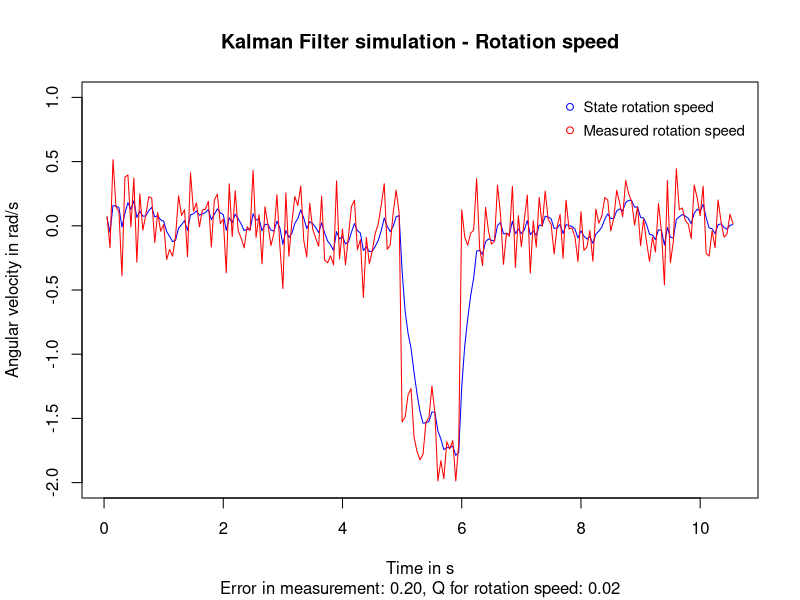

This chart was generated by the following R code:
data <- read.table(
    "./2d_filter/plotting/c_out.txt",
    header = TRUE,
    sep = ",",
    dec = ".")

png(
    filename =
    "./2d_filter/images/plot_rotspeed.png"
)

plot(
    data$Time, data$RotSpeed,
    col = "blue",
    ylim = c(-2, 1),
    type = "l",
    xlab = "Time in s",
    ylab = "Angular velocity in rad/s",
    main = "Kalman Filter simulation - Rotation speed",
    sub = sprintf("Error in measurement: %1.2f, Q for rotation speed: %1.2f", data[1, "RotError"], data[1, "Q_rot"])
)
lines(data$Time, data$MeasRot, col = "red")

legend("topright",
        inset = 0.01,
        cex = 0.9,
        bty = "n",
        y.intersp = 1.3,
        legend = c("State rotation speed", "Measured rotation speed"),
        col = c("blue", "red"),
        pch = c(1, 1))

dev.off()